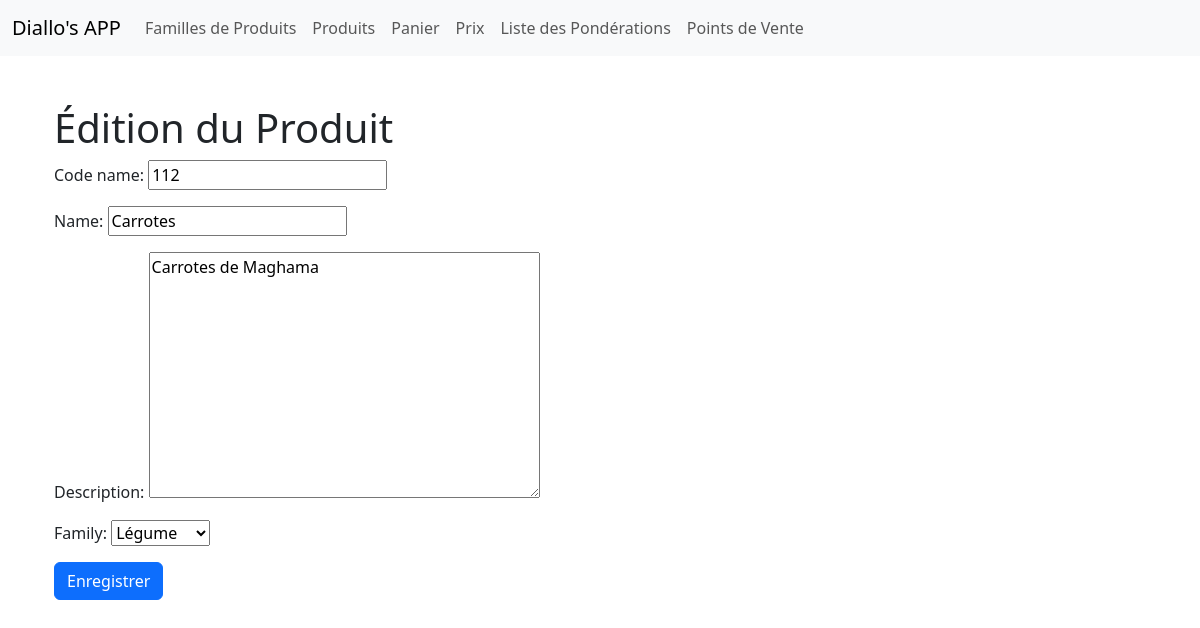
/product/6/edit/, run on the app's committed database.
### gestion_produits/models.py (models this page shows, shortened)
class Product(models.Model):
    DEFAULT_CODE = 'DEFAULT_CODE'
    DEFAULT_NAME = 'DEFAULT_NAME'
    DEFAULT_DESCRIPTION = 'DEFAULT_DESCRIPTION'
    code_name = models.CharField(max_length=100, default=DEFAULT_CODE)
    name = models.CharField(max_length=100, default=DEFAULT_NAME)
    description = models.TextField(default=DEFAULT_DESCRIPTION)
    family = models.ForeignKey(Family, on_delete=models.CASCADE)

class Family(models.Model):
    name = models.CharField(max_length=100)
    description = models.TextField(blank=True, null=True)  # Champ de description facultatif

### gestion_produits/views.py (the view)
# urls.py: path('product/<int:pk>/edit/', views.product_edit, name='product_edit'),
def product_edit(request, pk):
    product = get_object_or_404(Product, pk=pk)
    if request.method == "POST":
        form = ProductForm(request.POST, instance=product)
        if form.is_valid():
            product = form.save(commit=False)
            product.save()
            return redirect('product_detail', pk=product.pk)
    else:
        form = ProductForm(instance=product)
    return render(request, 'product_edit.html', {'form': form})

### gestion_produits/forms.py
class ProductForm(forms.ModelForm):
    class Meta:
        model = Product
        fields = ('code_name', 'name', 'description', 'family')
    def __init__(self, *args, **kwargs):
        super(ProductForm, self).__init__(*args, **kwargs)
        self.fields['family'].label_from_instance = lambda obj: f'{obj.name}'

### gestion_produits/templates/product_edit.html (shortened to what this page needs)
{% extends 'base.html' %}
{% block content %}
<div class="container mt-5">
    <h1>Édition du Produit</h1>
    <form method="post">
        {{ form.as_p }}
        <button type="submit" class="btn btn-primary">Enregistrer</button>
    </form>
</div>
{% endblock %}

### data on the page
Product: code_name "112", name "Carrotes", description "Carrotes de Maghama", family "Légume"
